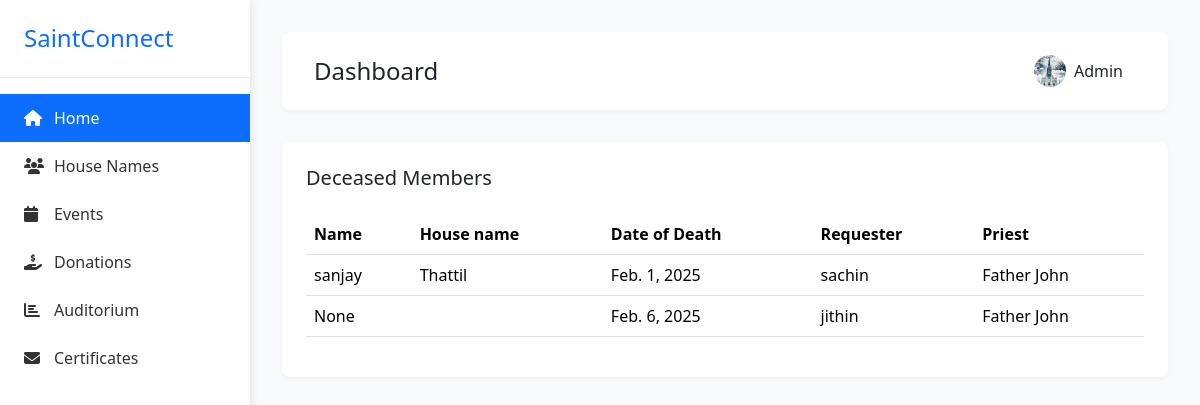
Before: /death_members/ (signed in) with the older database file.
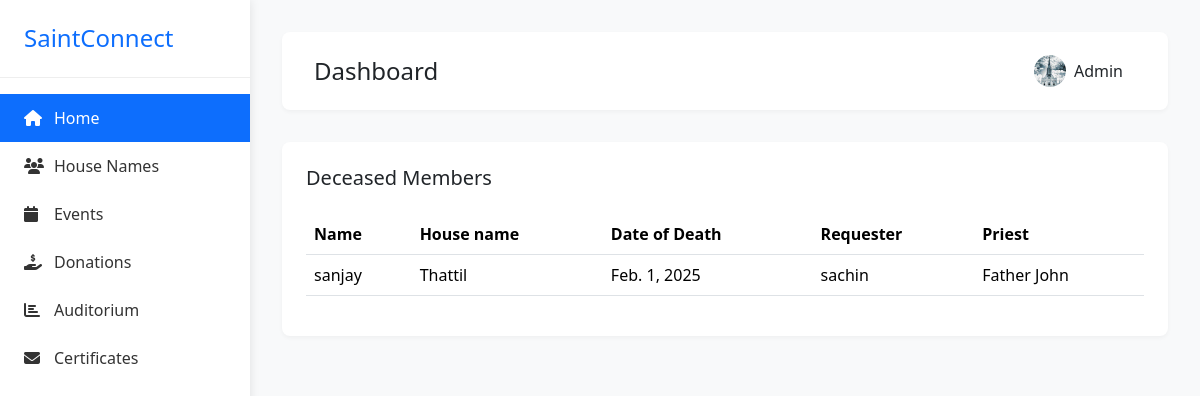
After: the same page with the newer database file.
### app/models.py (models this page shows, shortened)
class Death_Record(models.Model):
    member = models.ForeignKey(User, on_delete=models.CASCADE, null=True, blank=True, related_name="death_records")
    applied_by = models.ForeignKey(User, on_delete=models.CASCADE, related_name="applied_death_records", null=True, blank=True,)  # User who submitted the record
    date_of_death = models.DateField()
    place_of_death = models.CharField(max_length=255)
    funeral_date = models.DateField(blank=True, null=True)
    funeral_location = models.CharField(max_length=255, blank=True, null=True)
    burial_place = models.CharField(max_length=255, blank=True, null=True)
    next_of_kin = models.CharField(max_length=255, blank=True, null=True)
    contact_number = models.CharField(max_length=15, blank=True, null=True)
    priest=models.CharField(max_length=255,blank=True, null=True)
    created_at = models.DateTimeField(auto_now_add=True)
    updated_at = models.DateTimeField(auto_now=True)
    is_approved = models.BooleanField(default=False)

class UserProfile_Model(models.Model):
    GENDER_CHOICES = [
        ('Male', 'Male'),
        ('Female', 'Female'),
        ('Others', 'Others'),
    ]
    ROLE_CHOICES = [
        ('Member', 'Member'),
        ('Staff', 'Staff'),
        ('Youth', 'Youth'),
        ('Committee Member', 'Committee Member'),
        ('Choir', 'Choir'),
    ]
    name=models.CharField(max_length=100,null=True)
    house_name=models.ForeignKey(House_Name,on_delete=models.CASCADE,null=True,blank=True)
    address=models.TextField(null=True)
    age=models.PositiveIntegerField(null=True)
    email=models.EmailField(null=True)
    gender=models.CharField(max_length=100,choices=GENDER_CHOICES,null=True)
    profile_picture=models.FileField(upload_to='images',null=True,blank=True)
    phone_number=models.PositiveIntegerField(null=True)
    role=models.CharField(max_length=100,choices=ROLE_CHOICES,null=True)
    date_of_birth=models.DateField(null=True,blank=True)
    user=models.OneToOneField(User,on_delete=models.CASCADE)
    created_date=models.DateField(auto_now_add=True)
    updated_date=models.DateField(auto_now=True)
    is_active=models.BooleanField(default=True)

class House_Name(models.Model):
    name=models.CharField(max_length=100)
    def __str__(self):
         return self.name

### app/views.py (the view)
# urls.py: path('death_members/', Death_Members_View.as_view(),name='death_members'),
@method_decorator(Login_required,name='dispatch')
class Death_Members_View(View):
    def get(self, request, *args, **kwargs):
        user = get_object_or_404(UserProfile_Model, user=request.user)
        death=Death_Record.objects.filter(is_approved=True)
        return render(request, 'death_members.html', {'death': death, 'user': user})

### app/views.py (called while the page is built)
def Login_required(fn):
    def wrapper(request,*args,**kwargs):
        if not request.user.is_authenticated:
            return redirect('login')
        else:
            return fn(request,*args,**kwargs)
    return wrapper

### app/templates/death_members.html (shortened to what this page needs)
<!DOCTYPE html>
<html lang="en">
<head>
    <link href="https://cdnjs.cloudflare.com/ajax/libs/bootstrap/5.3.2/css/bootstrap.min.css" rel="stylesheet">
    <link href="https://cdnjs.cloudflare.com/ajax/libs/font-awesome/6.4.0/css/all.min.css" rel="stylesheet">
    <link rel="stylesheet" href="https://cdn.jsdelivr.net/npm/bootstrap-icons@1.11.3/font/bootstrap-icons.min.css">
</head>
<body>
    <div class="sidebar">
        <div class="sidebar-logo">
            <a class="sidebar-a" href="{% url 'home' %}">
                <h4 class="m-0 text-primary">SaintConnect</h4>
            </a>
        </div>
        <div class="sidebar-menu">
            <a href="{% url 'admin' %}" class="active"><i class="fas fa-home"></i> Home</a>
            <a href="{% url 'house_name' %}"><i class="fas fa-users"></i> House Names</a>
            <a href="{% url 'event_list' %}"><i class="fas fa-calendar"></i> Events</a>
            <a href="{% url 'donation_add' %}"><i class="fas fa-hand-holding-usd"></i> Donations</a>
            <a href="{% url 'auditorium_add' %}"><i class="fas fa-chart-bar"></i> Auditorium</a>
            <a href="{% url 'admin_approval' %}"><i class="fas fa-envelope"></i> Certificates</a>
        </div>
    </div>
    <div class="main-content">
        <div class="top-bar d-flex justify-content-between align-items-center">
            <h4 class="m-0">Dashboard</h4>
            <div class="profile-dropdown dropdown">
                <button class="btn dropdown-toggle d-flex align-items-center gap-2" type="button"
                    data-bs-toggle="dropdown">
                    {% if user.profile_picture %}
                    <div style="background-image: url('{{ user.profile_picture.url }}')" alt="Profile"
                        class="profile-img"></div>
                    <span>{{request.user}}</span>
                    {% else %}
                    <div style="border: 1px solid black;" alt="Profile" class="profile-img"></div>
                    <span>{{request.user}}</span>
                    {% endif %}
                </button>
            </div>
        </div>
        <div class="table-container">
            <div class="d-flex justify-content-between align-items-center mb-4">
                <h5 class="m-0">Deceased Members</h5>
            </div>
            <table class="table">
                <thead>
                    <tr>
                        <th>Name</th>
                        <th>House name</th>
                        <th>Date of Death</th>
                        <th>Requester</th>
                        <th>Priest</th>
                    </tr>
                </thead>
                <tbody>
                    {% for i in death %}
                    <tr>
                        <td>{{i.member}}</td>
                        <td>{{ i.member.userprofile_model.house_name }}</td>
                        <td>{{i.date_of_death}}</td>
                        <td>{{i.applied_by}}</td>
                        {% if i.priest %}
                        <td>{{ i.priest }}</td>
                        {% else %}
                        <td>No name added</td>
                        {% endif %}
                    </tr>
                    {% endfor %}
                </tbody>
            </table>
        </div>
    </div>
</body>
</html>

Changed rows visible on the page:
removed Death_Record: member "None", date_of_death "Feb. 6, 2025", applied_by "jithin", priest "Father John"
